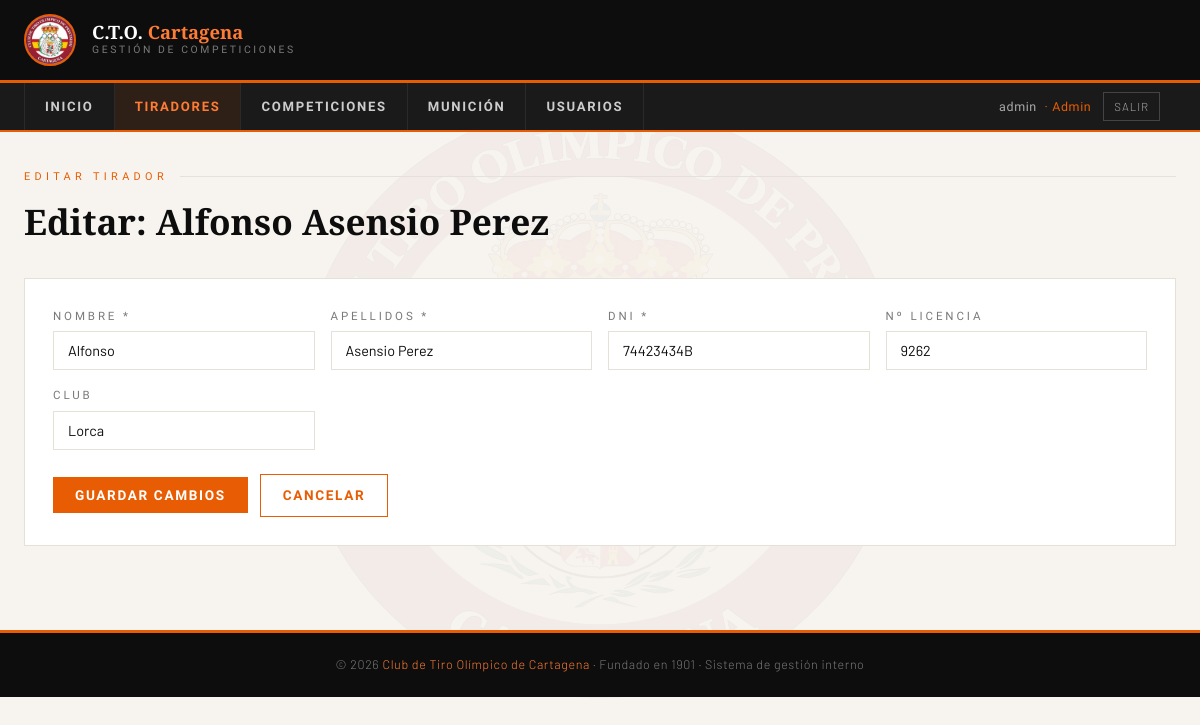
The app's page /tiradores/7/editar (signed in) with its own data.
### tables this page shows
CREATE TABLE usuarios (
                id         INTEGER PRIMARY KEY AUTOINCREMENT,
                username   TEXT UNIQUE NOT NULL,
                password   TEXT NOT NULL,
                rol        TEXT NOT NULL DEFAULT 'tirador',
                tirador_id INTEGER,
                activo     INTEGER DEFAULT 1,
                FOREIGN KEY (tirador_id) REFERENCES tiradores(id)
            );

CREATE TABLE tiradores (
                id        INTEGER PRIMARY KEY AUTOINCREMENT,
                nombre    TEXT NOT NULL,
                apellidos TEXT NOT NULL,
                dni       TEXT UNIQUE NOT NULL,
                licencia  TEXT,
                club      TEXT,
                categoria TEXT
            );

### app.py (the view, shortened to what this page needs)
@app.route("/tiradores/<int:tid>/editar", methods=["GET","POST"])
@role_required("admin","encargado")
def tirador_editar(tid):
    db = get_db()
    t  = db.execute("SELECT * FROM tiradores WHERE id=?", (tid,)).fetchone()
    if not t:
        return redirect(url_for("tiradores"))
    return render_template("tirador_form.html", error=None, t=t)

### app.py (called while the page is built)
@login_manager.user_loader
def load_user(user_id):
    db  = get_db()
    row = db.execute("SELECT * FROM usuarios WHERE id=? AND activo=1", (user_id,)).fetchone()
    if row:
        return User(row["id"], row["username"], row["rol"], row["tirador_id"])
    return None

def role_required(*roles):
    def decorator(f):
        @wraps(f)
        def wrapped(*args, **kwargs):
            if not current_user.is_authenticated:
                return login_manager.unauthorized()
            if current_user.rol not in roles:
                return render_template("403.html"), 403
            return f(*args, **kwargs)
        return wrapped
    return decorator

def get_db():
    db = getattr(g, "_database", None)
    if db is None:
        db = g._database = sqlite3.connect(DB_PATH)
        db.row_factory = sqlite3.Row
    return db

### templates/tirador_form.html (shortened to what this page needs)
{% extends "base.html" %}
{% block contenido %}
<p class="pag-etiqueta">{{ 'Editar tirador' if t else 'Nuevo tirador' }}</p>
<h1 class="pag-titulo">{{ 'Editar: ' + t.nombre + ' ' + t.apellidos if t else 'Registrar nuevo tirador' }}</h1>
<div class="form-card">
  <form method="POST">
    <div class="form-grid">
      <div class="form-group">
        <label>Nombre *</label>
        <input type="text" name="nombre" required value="{{ t.nombre if t else '' }}" placeholder="Nombre">
      </div>
      <div class="form-group">
        <label>Apellidos *</label>
        <input type="text" name="apellidos" required value="{{ t.apellidos if t else '' }}" placeholder="Apellidos">
      </div>
      <div class="form-group">
        <label>DNI *</label>
        <input type="text" name="dni" required value="{{ t.dni if t else '' }}"
               placeholder="12345678A" pattern="[0-9]{8}[A-Za-z]"
               title="Formato: 8 dígitos + letra">
      </div>
      <div class="form-group">
        <label>Nº Licencia</label>
        <input type="text" name="licencia" value="{{ t.licencia if t else '' }}" placeholder="Número de licencia">
      </div>
      <div class="form-group">
        <label>Club</label>
        <input type="text" name="club" value="{{ t.club if t else '' }}" placeholder="Club deportivo">
      </div>
    </div>
    <div class="form-actions">
      <button type="submit" class="btn btn-naranja">
        {{ 'Guardar cambios' if t else 'Registrar tirador' }}
      </button>
      <a href="/tiradores" class="btn btn-outline">Cancelar</a>
    </div>
  </form>
</div>
{% endblock %}

### templates/base.html (shortened to what this page needs)
<!DOCTYPE html>
<html lang="es">
<head>
</head>
<body>
<header>
  <div class="header-inner">
    <a href="/" class="header-brand">
      <img src="/static/escudo.png" alt="Escudo CTO Cartagena">
      <div class="brand-text">
        <div class="brand-title">C.T.O. <span>Cartagena</span></div>
        <div class="brand-sub">Gestión de Competiciones</div>
      </div>
    </a>
  </div>
</header>
<nav>
  <div class="nav-inner">
    <div class="nav-menu" id="navMenu">
      <ul>
        <li><a href="/" class="{% if request.endpoint=='index' %}activo{% endif %}">Inicio</a></li>
        {% if current_user.is_authenticated and current_user.rol in ('admin','encargado','directiva') %}
        <li><a href="/tiradores" class="{% if 'tirador' in (request.endpoint or '') %}activo{% endif %}">Tiradores</a></li>
        {% endif %}
        <li><a href="/competiciones" class="{% if 'competicion' in (request.endpoint or '') or 'puntuacion' in (request.endpoint or '') %}activo{% endif %}">Competiciones</a></li>
        {% if current_user.is_authenticated and current_user.rol in ('admin','encargado','directiva') %}
        <li><a href="/municion" class="{% if 'municion' in (request.endpoint or '') %}activo{% endif %}">Munición</a></li>
        {% endif %}
        {% if current_user.is_authenticated and current_user.rol == 'admin' %}
        <li><a href="/usuarios" class="{% if 'usuario' in (request.endpoint or '') %}activo{% endif %}">Usuarios</a></li>
        {% endif %}
      </ul>
    </div>
    {% if current_user.is_authenticated %}
    <div style="display:flex;align-items:center;gap:12px;padding:0 16px;font-size:.78rem;color:#aaa;">
      <span style="font-family:'Barlow Condensed',sans-serif;letter-spacing:.05em;">
        {{ current_user.username }}
        <span style="color:var(--naranja);margin-left:4px;">· {{ current_user.rol|capitalize }}</span>
      </span>
      <a href="/logout" style="color:#aaa;text-decoration:none;border:1px solid #444;padding:4px 10px;font-size:.72rem;letter-spacing:.08em;text-transform:uppercase;">Salir</a>
    </div>
    {% endif %}
  </div>
</nav>
<div class="contenido">
{% block contenido %}{% endblock %}
</div>
<footer>
  <p>© 2026 <span>Club de Tiro Olímpico de Cartagena</span> · Fundado en 1901 · Sistema de gestión interno</p>
</footer>
</body>
</html>

### templates/base.html (style rules this page uses)
:root { --negro: #0d0d0d; --grafito: #1a1a1a; --naranja: #e85d04; --naranja-claro: #ff7c35; --naranja-suave: #fff3ec; --crema: #f7f4f0; --blanco: #ffffff; --gris: #7a7a7a; --gris-claro: #e5e0d8; --verde: #2d7a3a; --rojo: #c0392b; --azul: #1a3a5c; }
* { margin:0;padding:0;box-sizing:border-box; }
html { scroll-behavior:smooth; }
body { font-family:'Barlow',sans-serif; background:var(--crema); color:var(--negro); font-weight:300; line-height:1.6; min-height:100vh; }
body::before { content:''; background-image:url('/static/escudo.png'); background-repeat:no-repeat; background-position:center; background-size:50%; opacity:0.04; position:fixed; top:0;left:0;bottom:0;right:0; z-index:0;pointer-events:none; }
header { background:var(--negro); border-bottom:3px solid var(--naranja); position:relative;z-index:10; }
.header-inner { max-width:1300px;margin:0 auto;padding:0 24px; display:flex;align-items:center;justify-content:space-between; }
.header-brand { display:flex;align-items:center;gap:16px; padding:14px 0;text-decoration:none; }
.header-brand img { width:52px;height:52px;border-radius:50%;border:2px solid var(--naranja); }
.brand-title { font-family:'Playfair Display',serif;font-size:1.15rem;font-weight:900;color:var(--blanco);line-height:1.1; }
.brand-title span { color:var(--naranja-claro); }
.brand-sub { font-family:'Barlow Condensed',sans-serif;font-size:0.65rem;letter-spacing:0.25em;text-transform:uppercase;color:var(--gris); }
nav { background:var(--grafito);border-bottom:2px solid var(--naranja);position:sticky;top:0;z-index:200; }
.nav-inner { max-width:1300px;margin:0 auto;padding:0 24px;display:flex;align-items:center;justify-content:space-between; }
nav ul { list-style:none;display:flex;margin:0;padding:0; }
nav ul li a { display:block;padding:13px 20px; font-family:'Barlow Condensed',sans-serif;font-size:0.82rem;font-weight:600; letter-spacing:.13em;text-transform:uppercase;color:#ccc;text-decoration:none; transition:color .2s,background .2s;border-right:1px solid #2a2a2a; }
nav ul li:first-child a { border-left:1px solid #2a2a2a; }
nav ul li a:hover,nav ul li a.activo { color:var(--naranja-claro);background:rgba(232,93,4,.1); }
.nav-menu { transition:max-height .35s ease,opacity .3s;max-height:300px;overflow:hidden;opacity:1; }
.contenido { position:relative;z-index:1;max-width:1300px;margin:0 auto;padding:36px 24px 60px; }
.pag-etiqueta { font-family:'Barlow Condensed',sans-serif;font-size:.68rem;letter-spacing:.4em; text-transform:uppercase;color:var(--naranja);margin-bottom:8px; display:flex;align-items:center;gap:12px; }
.pag-etiqueta::after { content:'';flex:1;height:1px;background:var(--gris-claro); }
.pag-titulo { font-family:'Playfair Display',serif;font-size:clamp(1.5rem,3vw,2.2rem);font-weight:700;margin-bottom:28px; }
.btn { display:inline-flex;align-items:center;gap:7px;padding:10px 22px; font-family:'Barlow Condensed',sans-serif;font-size:.85rem;font-weight:600; letter-spacing:.12em;text-transform:uppercase;text-decoration:none; border:none;cursor:pointer;transition:all .2s; }
.btn-naranja { background:var(--naranja);color:var(--blanco); }
.btn-outline { background:transparent;color:var(--naranja);border:1px solid var(--naranja); }
.form-grid { display:grid;grid-template-columns:repeat(auto-fit,minmax(240px,1fr));gap:16px; }
.form-group { display:flex;flex-direction:column;gap:6px; }
.form-group label { font-family:'Barlow Condensed',sans-serif;font-size:.72rem;letter-spacing:.25em;text-transform:uppercase;color:var(--gris); }
.form-group input,.form-group select,.form-group textarea { padding:10px 14px;border:1px solid var(--gris-claro); background:var(--blanco);font-family:'Barlow',sans-serif;font-size:.9rem; color:var(--negro);outline:none;transition:border-color .2s; }
.form-card { background:var(--blanco);border:1px solid var(--gris-claro);padding:28px;margin-bottom:24px; }
.form-actions { display:flex;gap:12px;margin-top:24px;flex-wrap:wrap;align-items:center; }
footer { background:var(--negro);color:var(--gris);text-align:center;padding:22px 24px;font-size:.78rem;letter-spacing:.05em;border-top:3px solid var(--naranja);position:relative;z-index:10;margin-top:auto; }
footer span { color:var(--naranja-claro); }

### records on screen
usuarios: username "admin", rol "Admin"
tiradores: nombre+apellidos "Editar: Alfonso Asensio Perez", nombre "Alfonso", apellidos "Asensio Perez", dni "74423434B", licencia "9262", club "Lorca"

### other values on screen
{{ 'Editar tirador' if t else 'Nuevo tirador' }} "EDITAR TIRADOR"
{{ 'Guardar cambios' if t else 'Registrar tirador' }} "GUARDAR CAMBIOS"
